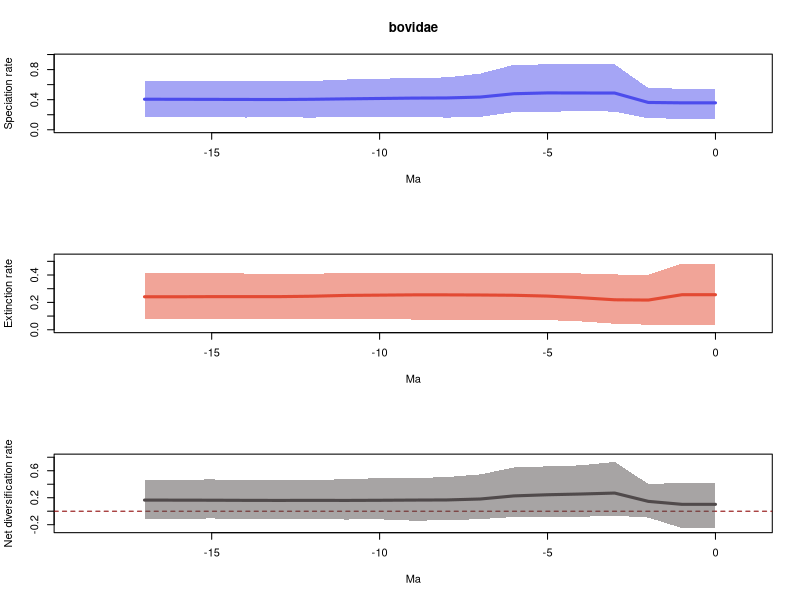

The R source for this figure:
# 1 files combined:
# 	/Users/tobias/Dropbox/Anthropocene_mammal_extinction/Data/pyrate_output/bovidae_pyrate_mcmc_logs/bovidae_input_1_marginal_rates.log

# 95% HPDs calculated using code from Biopy (https://www.cs.auckland.ac.nz/~yhel002/biopy/)

pdf(file='/Users/tobias/Dropbox/Anthropocene_mammal_extinction/Data/pyrate_output/bovidae_pyrate_mcmc_logs/bovidae_input_1_marginal_rates_RTT.pdf',width=0.6*9, height=0.6*21)
par(mfrow=c(3,1))
library(scales)
L_hpd_m95=c(0.147, 0.147,0.153,0.241,0.25,0.238,0.236,0.172,0.162,0.173,0.17,0.172,0.162,0.166,0.163,0.172,0.173,0.172)
L_hpd_M95=c(0.546, 0.546,0.555,0.869,0.879,0.869,0.864,0.747,0.695,0.694,0.676,0.668,0.649,0.647,0.642,0.647,0.647,0.647)
M_hpd_m95=c(0.034, 0.034,0.037,0.044,0.061,0.071,0.075,0.075,0.075,0.075,0.076,0.076,0.077,0.078,0.078,0.078,0.078,0.078)
M_hpd_M95=c(0.483, 0.483,0.401,0.404,0.411,0.411,0.416,0.418,0.418,0.418,0.415,0.413,0.41,0.41,0.411,0.411,0.411,0.411)
R_hpd_m95=c(-0.25, -0.25,-0.094,-0.066,-0.083,-0.083,-0.086,-0.117,-0.134,-0.14,-0.12,-0.123,-0.118,-0.118,-0.117,-0.107,-0.112,-0.112)
R_hpd_M95=c(0.417, 0.417,0.405,0.73,0.68,0.665,0.648,0.546,0.506,0.491,0.491,0.474,0.463,0.46,0.462,0.471,0.467,0.467)
L_mean=c(0.358, 0.358,0.363,0.488,0.489,0.49,0.479,0.435,0.423,0.421,0.416,0.411,0.405,0.402,0.403,0.404,0.405,0.406)
M_mean=c(0.256, 0.256,0.217,0.219,0.234,0.246,0.252,0.254,0.255,0.255,0.253,0.251,0.245,0.242,0.242,0.242,0.241,0.241)
R_mean=c(0.102, 0.102,0.146,0.269,0.255,0.244,0.227,0.181,0.167,0.165,0.162,0.16,0.161,0.16,0.161,0.163,0.164,0.165)
trans=0.5
age=(0:(18-1))* -1
plot(age,age,type = 'n', ylim = c(0, 0.9669), xlim = c(-18.9,0.9), ylab = 'Speciation rate', xlab = 'Ma',main='bovidae' )
polygon(c(age, rev(age)), c(L_hpd_M95, rev(L_hpd_m95)), col = alpha("#4c4cec",trans), border = NA)
lines(rev(age), rev(L_mean), col = "#4c4cec", lwd=3)
plot(age,age,type = 'n', ylim = c(0, 0.5313), xlim = c(-18.9,0.9), ylab = 'Extinction rate', xlab = 'Ma' )
polygon(c(age, rev(age)), c(M_hpd_M95, rev(M_hpd_m95)), col = alpha("#e34a33",trans), border = NA)
lines(rev(age), rev(M_mean), col = "#e34a33", lwd=3)
plot(age,age,type = 'n', ylim = c(-0.275, 0.803), xlim = c(-18.9,0.9), ylab = 'Net diversification rate', xlab = 'Ma' )
abline(h=0,lty=2,col="darkred")
polygon(c(age, rev(age)), c(R_hpd_M95, rev(R_hpd_m95)), col = alpha("#504A4B",trans), border = NA)
lines(rev(age), rev(R_mean), col = "#504A4B", lwd=3)
n <- dev.off()
